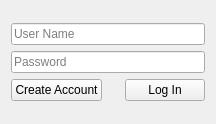
<?xml version="1.0" encoding="UTF-8"?>
<ui version="4.0">
 <class>Login</class>
 <widget class="QWidget" name="Login">
  <property name="geometry">
   <rect>
    <x>0</x>
    <y>0</y>
    <width>216</width>
    <height>124</height>
   </rect>
  </property>
  <property name="minimumSize">
   <size>
    <width>216</width>
    <height>124</height>
   </size>
  </property>
  <property name="maximumSize">
   <size>
    <width>216</width>
    <height>124</height>
   </size>
  </property>
  <property name="windowTitle">
   <string>Login</string>
  </property>
  <layout class="QGridLayout" name="gridLayout">
   <item row="0" column="0">
    <layout class="QVBoxLayout" name="verticalLayout_2" stretch="2,1">
     <item>
      <layout class="QVBoxLayout" name="verticalLayout">
       <item>
        <widget class="QLineEdit" name="usernameLineEdit">
         <property name="placeholderText">
          <string>User Name</string>
         </property>
        </widget>
       </item>
       <item>
        <widget class="QLineEdit" name="passwordLineEdit">
         <property name="echoMode">
          <enum>QLineEdit::Password</enum>
         </property>
         <property name="placeholderText">
          <string>Password</string>
         </property>
        </widget>
       </item>
      </layout>
     </item>
     <item>
      <layout class="QHBoxLayout" name="horizontalLayout">
       <item>
        <widget class="QPushButton" name="createAccountPushButton">
         <property name="text">
          <string>Create Account</string>
         </property>
        </widget>
       </item>
       <item>
        <spacer name="horizontalSpacer">
         <property name="orientation">
          <enum>Qt::Horizontal</enum>
         </property>
         <property name="sizeHint" stdset="0">
          <size>
           <width>193</width>
           <height>21</height>
          </size>
         </property>
        </spacer>
       </item>
       <item>
        <widget class="QPushButton" name="loginPushButton">
         <property name="text">
          <string>Log In</string>
         </property>
        </widget>
       </item>
      </layout>
     </item>
    </layout>
   </item>
  </layout>
 </widget>
 <resources/>
 <connections/>
</ui>
